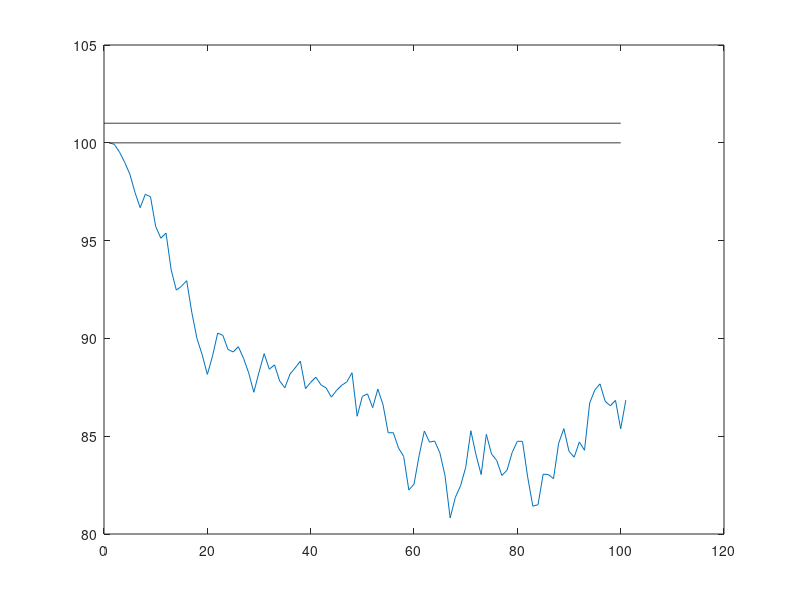

Source code (MATLAB):
% Подсчет количества пересечений полосы нечувствительности ценой опциона на заданном количестве шагов
clear, clc 
sigma=0.9;
S=100;
k=100;
N=100;
d=0.005;
X=0;
C=0;
B = 0.001 +(k*(1+d)-S)/N;
M=10;
C_array=zeros(M,1);
Fi=zeros(N,1);
S_array=zeros(N, 1);
S_array(1,1) = S;
S1 = normrnd(0, sigma, N, 1); % ïðèðàùåíèå
    for i=1:N
         
        sigma=0.2;
%         sqrt(i)*
         S = S + B+ S1(i);
         S_array(i+1,1) = S;         
          if (S >= k*(1+d)) && (X==0)  && (S > 0)
            X1 = 0;
            X = 1;
            C=C+1;  
            Fi(i)=i;
        elseif (S >= k) && (X==1) && (S > 0) 
            X1 = 1;
            X = 1;
        elseif (S < k*(1+d)) && (X==0) && (S > 0)
            X1 = 0;
            X = 0;
        elseif (S < k) && (X==1) && (S > 0)     
            X1 = 1;
            X = 0;
            C=C+1;
            Fi(i)=i;
        elseif (S < 0) 
            S = S - S1(i);  
          end  
    C_array(i,1)=C;
    end
C1=sum(C_array);
C2=C1/M;
plot(S_array)
hold on
b=100; 
x=1:0.01:N; 
n=length(x); 
y(1:n)=b; 
plot(x,y, 'k'); 
hold on
b1=101; 
x1=0:0.01:N; 
n1=length(x1); 
y1(1:n1)=b1; 
plot(x1,y1, 'k');
hold off

B=Fi(Fi>0);
if C==0
disp('No croses')
else 
    disp(['Crosses  =  ', num2str(C) ])
end
 


    
